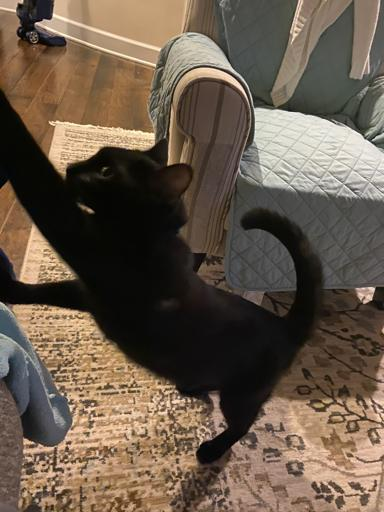
#> input picture CSC 355 Open Source Development/Week 1/6.jpg, 384 x 512 px
$ python LearningBlackandWhite.py
#> lines starting #> are read from the running program, lines starting #| are printed output that depends on the picture
#Nicholas Jonas
#10/16/2020
#Week 1 Assignment
#CSC355: Open Source Development
#The goal of this program was to fully convert an image to black and white.
#I recieved help from Cameron King on this program.
from PIL import Image
import numpy as np


def main():
    #Main function that creates the black and white image.
    print("Hello World!")

    cosmo = Image.open("6.jpg")
#> cosmo is the input picture: PIL image 384x512 RGB; mean R, G, B 104.6, 89.7, 74.8
    print(type(cosmo))
#| <class 'PIL.JpegImagePlugin.JpegImageFile'>
    grayC = cosmo.convert("L")
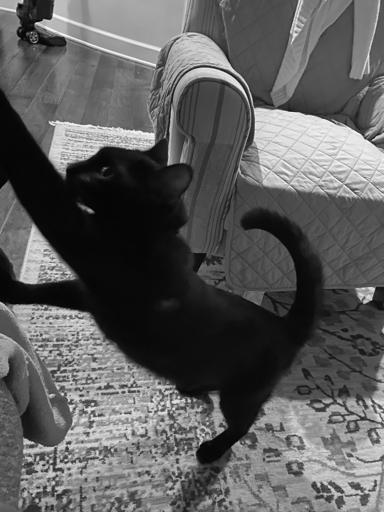
#> grayC: PIL image 384x512 L; min 0, max 254, mean 92.5
    grayC.show()

    arrayC = np.asarray(grayC).copy() #This is the part that Cameron helped with
    #.copy() needed because the array is read-only (Error I got)

    arrayC[arrayC < 128] = 0 #black
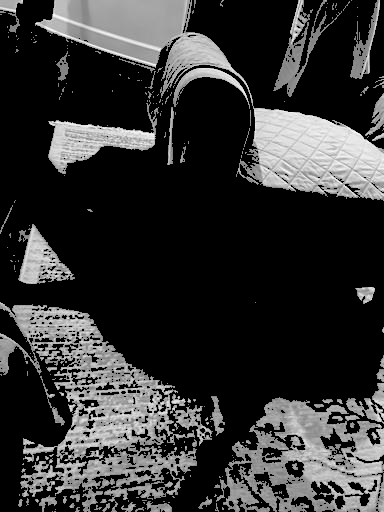
#> arrayC: shape (512, 384); min 0, max 254, mean 51.1
    arrayC[arrayC > 128] = 255 #white
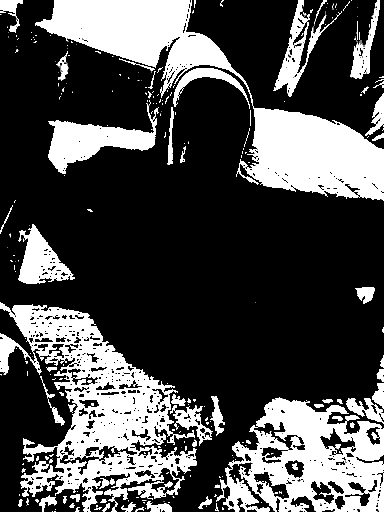
#> arrayC: shape (512, 384); min 0, max 255, mean 75.6

    black_n_white_cosmo = Image.fromarray(arrayC) #Converts the array to an image
    black_n_white_cosmo.show()
    print(type(black_n_white_cosmo))
#| <class 'PIL.Image.Image'>
    #black_n_white_cosmo.save("PIL_Photos/blacknwhiteLady.jpg")
#main


if __name__ == "__main__":
    main()
